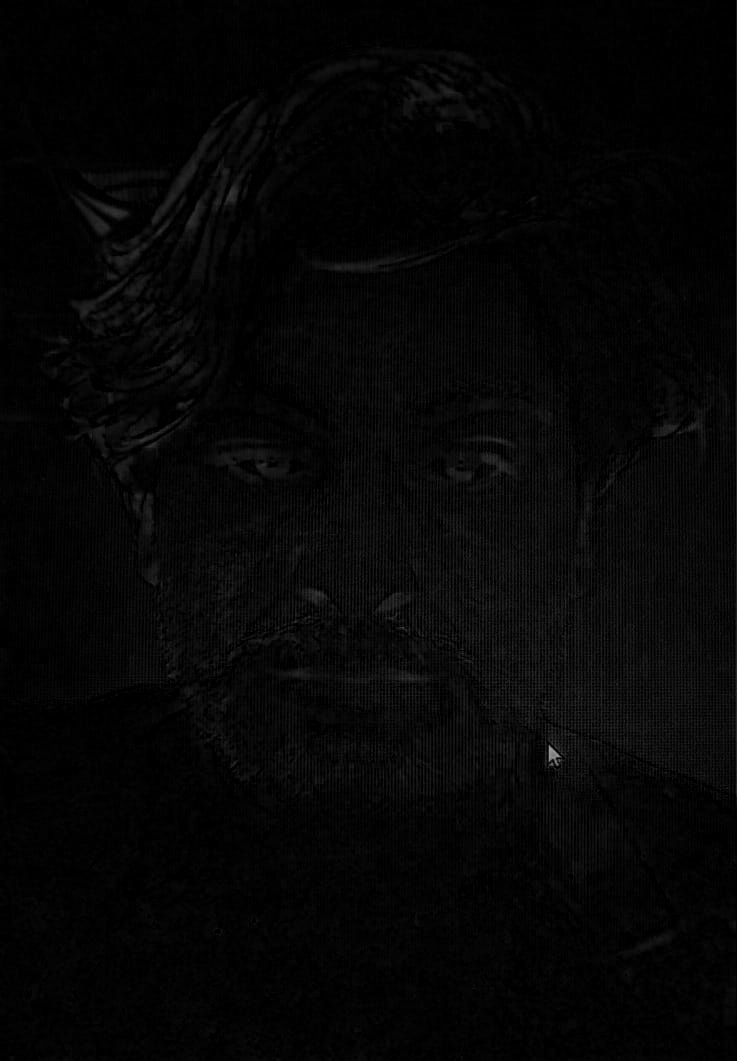
#> input picture Morphological-Image-Enhancement/black-tophat-Fake11.jpg, 737 x 1061 px
$ python pad_testing.py Morphological-Image-Enhancement/black-tophat-Fake11.jpg   (older library calls are emulated)
#> lines starting #> are read from the running program, lines starting #| are printed output that depends on the picture
import cv2
import numpy as np
import matplotlib.pyplot as plt
import sys
import os
from scipy.stats import kurtosis, skew

def get_robust_pad_verdict(image_path):
    img_bgr = cv2.imread(image_path)
#> img_bgr is the input picture: shape (1061, 737, 3); min 0, max 161, mean 5.7
    if img_bgr is None:
        print("Error: Image not found.")
        return

    # 1. IMAGE PREPARATION
    img_rgb = cv2.cvtColor(img_bgr, cv2.COLOR_BGR2RGB)
    gray = cv2.cvtColor(img_bgr, cv2.COLOR_BGR2GRAY).astype(np.float32) / 255.0
    h, w = gray.shape

    # 2. FEATURE A: NOISE RESIDUAL ANALYSIS (Section 5.4)
    # We use a 3x3 median filter to estimate the "clean" image and subtract it.
    # The 'residual' should be random for real skin and structured for screens.
    smooth = cv2.medianBlur((gray * 255).astype(np.uint8), 3).astype(np.float32) / 255.0
    residual = gray - smooth
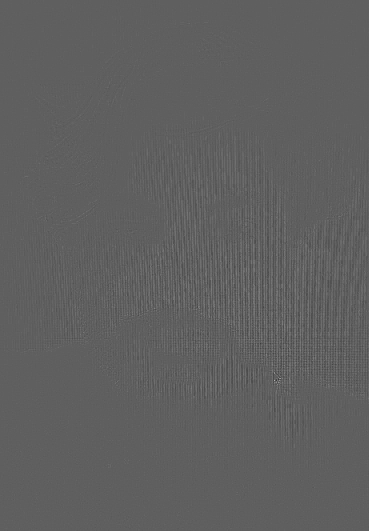
#> residual: shape (1061, 737) float32 (shown at 1/2 size); min -0.157, max 0.263, mean 0.000756; drawn with min black and max white

    # Calculate Residual Variance (Screens have high 'structured' variance)
    res_var = np.var(residual)
#> res_var = 0.000165
    res_kurt = kurtosis(residual.flatten())
#> res_kurt = 10.17

    # 3. FEATURE B: MOIRÉ FREQUENCY SEARCH (Chapter 4)
    f = np.fft.fft2(gray)
    fshift = np.fft.fftshift(f)
    mag = np.abs(fshift)
    # Mask out the DC (center) and the low frequencies (natural content)
    cy, cx = h // 2, w // 2
    mag[cy-20:cy+20, cx-20:cx+20] = 0
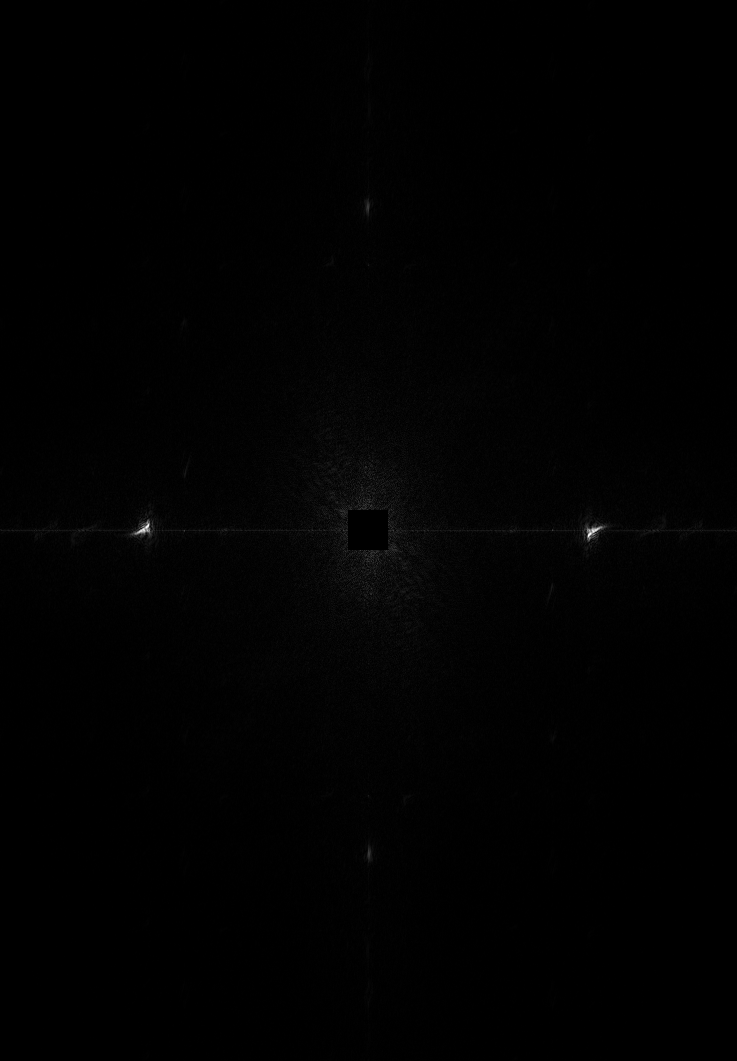
#> mag: shape (1061, 737) float64; min 0, max 1025.4, mean 7.4; drawn with min black and max white
    freq_max = np.max(mag)
#> freq_max = 1025.4
    freq_mean = np.mean(mag)
#> freq_mean = 7.42
    moire_index = freq_max / (freq_mean + 1e-6)
#> moire_index = 138.1

    # 4. FEATURE C: GRADIENT POLARITY (Chapter 10)
    # Real skin has soft, multidirectional gradients.
    # Screens have sharp, 1D/2D grid-aligned gradients.
    gx = cv2.Sobel(gray, cv2.CV_32F, 1, 0, ksize=3)
    gy = cv2.Sobel(gray, cv2.CV_32F, 0, 1, ksize=3)
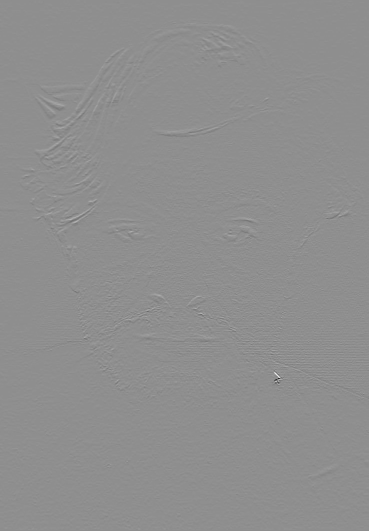
#> gy: shape (1061, 737) float32 (shown at 1/2 size); min -2.07, max 1.62, mean 7.38e-05; drawn with min black and max white
    _, ang = cv2.cartToPolar(gx, gy)
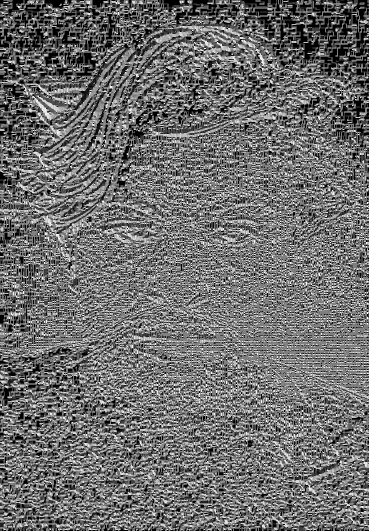
#> ang: shape (1061, 737) float32 (shown at 1/2 size); min 0, max 6.28, mean 2.73; drawn with min black and max white
    # Standard deviation of angles: Real = High (Random), Spoof = Low (Aligned)
    angle_std = np.std(ang)
#> angle_std = 2

    # --- ROBUST SCORING LOGIC ---
    # These thresholds are adjusted for normalized float32 images.
    scores = {
        "Residual_Noise": 1 if res_var > 0.0005 else 0,   # High noise = Spoof
        "Frequency_Peak": 1 if moire_index > 250 else 0, # High peak = Moiré
        "Gradient_Alignment": 1 if angle_std < 1.4 else 0 # Low std = Grid Alignment
    }
#> scores = {'Residual_Noise': 0, 'Frequency_Peak': 0, 'Gradient_Alignment': 0}

    total_score = sum(scores.values())
#> total_score = 0

    # FINAL VERDICT
    if total_score >= 2:
        verdict = "SPOOF DETECTED"
    elif total_score == 1:
        verdict = "SUSPICIOUS / UNCERTAIN"
    else:
        verdict = "LIVE / GENUINE"

    # --- OUTPUT ---
    print(f"\n===== ROBUST PAD ANALYSIS: {os.path.basename(image_path)} =====")
    for k, v in scores.items():
        status = "FLAGGED" if v == 1 else "OK"
        print(f"{k:20}: {status}")
#> this loop made 3 passes
#> k on passes 1 to 3: 'Residual_Noise', 'Frequency_Peak', 'Gradient_Alignment'
#> (printed output is left out)
    print(f"Angle Std: {angle_std:.4f} | Moire Index: {moire_index:.2f}")
#| Angle Std: 1.9956 | Moire Index: 138.15
    print(f"VERDICT: {verdict}")
    print("="*50)

    # VISUALIZATION
    plt.figure(figsize=(15, 5))
    plt.subplot(131), plt.imshow(img_rgb), plt.title("Original")
    plt.subplot(132), plt.imshow(np.abs(residual), cmap='hot'), plt.title("Noise Residual (Structured?)")
    plt.subplot(133), plt.imshow(ang, cmap='hsv'), plt.title("Gradient Directions")
    plt.tight_layout()
    plt.show()
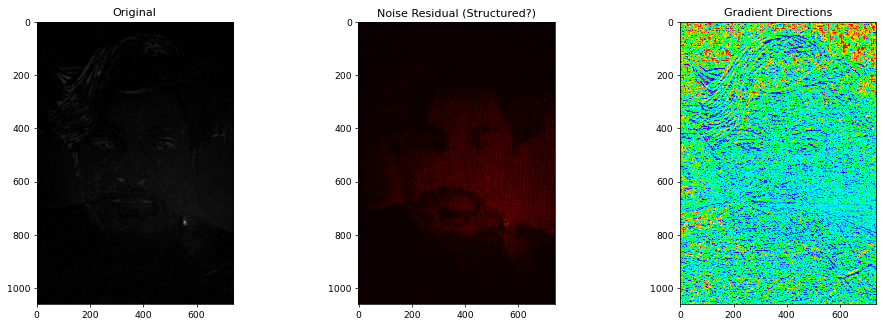
#> figure drawn by matplotlib, 3 panels

if __name__ == "__main__":
    if len(sys.argv) > 1:
        get_robust_pad_verdict(sys.argv[1])
    else:
        print("Usage: python PAD.py image.jpg")

$ run again, on Morphological-Image-Enhancement/black-tophat-Fake14.jpg
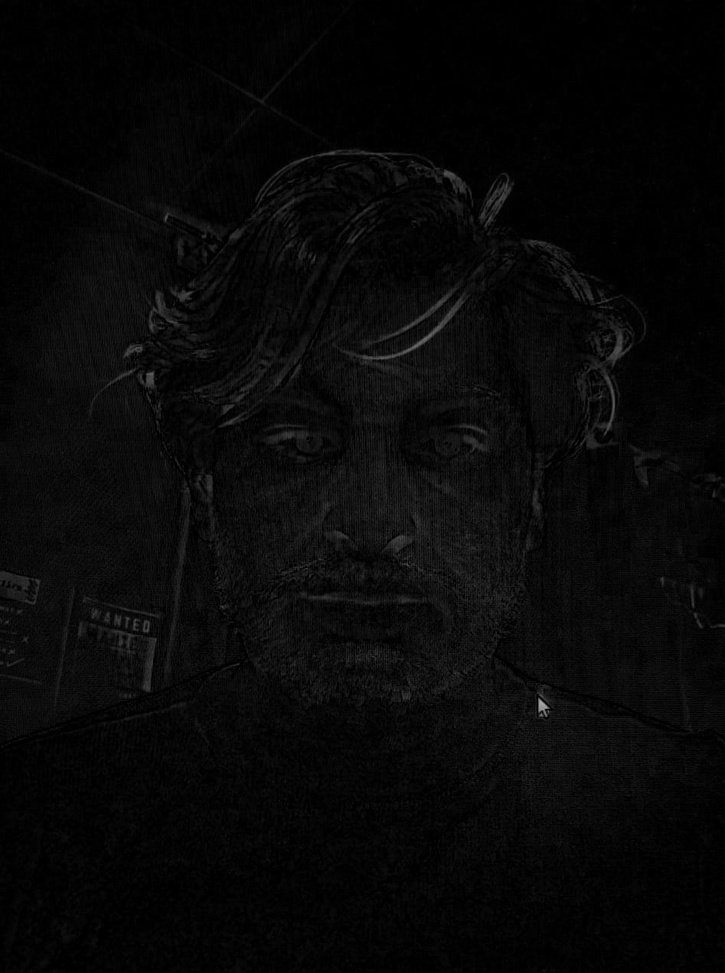
#> input picture Morphological-Image-Enhancement/black-tophat-Fake14.jpg, 725 x 973 px, shrunk from 947 x 1270 before the run
#> in get_robust_pad_verdict, img_bgr is the input picture: shape (973, 725, 3); min 0, max 170, mean 8
#> res_var = 0.000132
#> res_kurt = 9.13
#> freq_max = 344.8
#> freq_mean = 10.73
#> moire_index = 32.14
#> in get_robust_pad_verdict, `_, ang = cv2.cartToPolar(gx, gy)`:
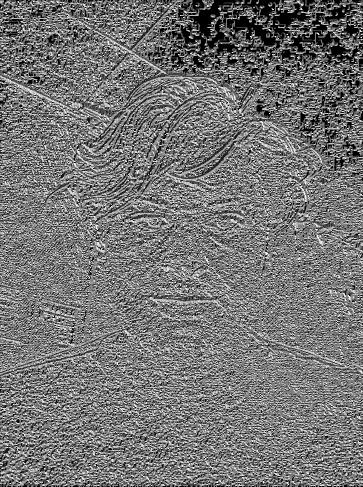
#> ang: shape (973, 725) float32 (shown at 1/2 size); min 0, max 6.28, mean 2.89; drawn with min black and max white
#> angle_std = 1.91
#> scores = {'Residual_Noise': 0, 'Frequency_Peak': 0, 'Gradient_Alignment': 0}
#> total_score = 0
#> the loop in get_robust_pad_verdict, `for k, v in scores.items():` made 3 passes
#> k on passes 1 to 3: 'Residual_Noise', 'Frequency_Peak', 'Gradient_Alignment'
#> (printed output is left out)
#| Angle Std: 1.9115 | Moire Index: 32.14
#> in get_robust_pad_verdict, `plt.show()`:
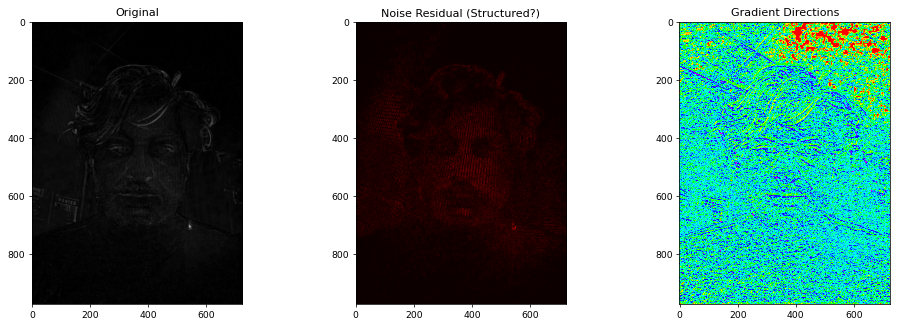
#> figure drawn by matplotlib, 3 panels

$ run again, on Morphological-Image-Enhancement/black-tophat-Fake16.jpg
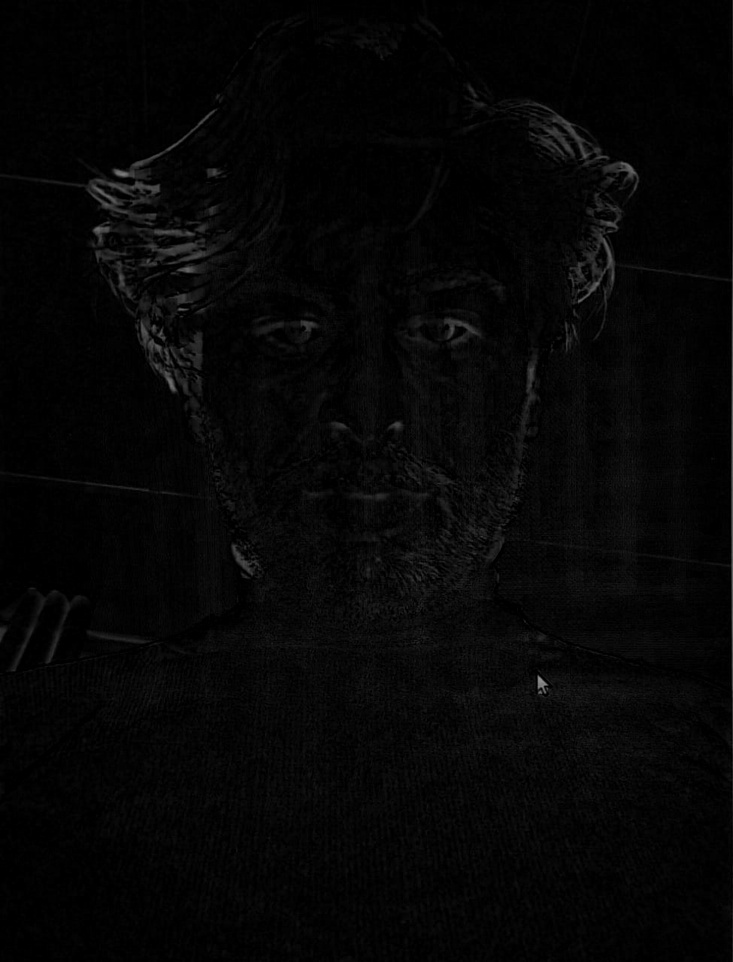
#> input picture Morphological-Image-Enhancement/black-tophat-Fake16.jpg, 733 x 962 px, shrunk from 975 x 1280 before the run
#> in get_robust_pad_verdict, img_bgr is the input picture: shape (962, 733, 3); min 0, max 150, mean 5.7
#> res_var = 5.47e-05
#> res_kurt = 20.36
#> freq_max = 396.4
#> freq_mean = 9.7
#> moire_index = 40.87
#> in get_robust_pad_verdict, `_, ang = cv2.cartToPolar(gx, gy)`:
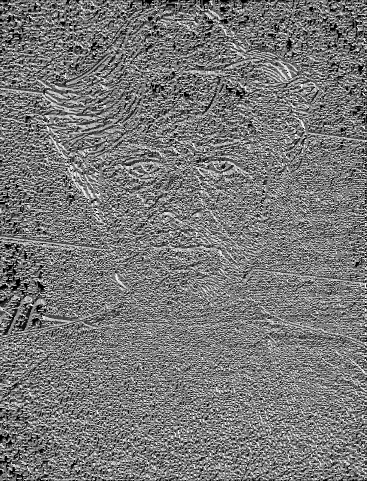
#> ang: shape (962, 733) float32 (shown at 1/2 size); min 0, max 6.28, mean 2.97; drawn with min black and max white
#> angle_std = 1.88
#> scores = {'Residual_Noise': 0, 'Frequency_Peak': 0, 'Gradient_Alignment': 0}
#> total_score = 0
#> the loop in get_robust_pad_verdict, `for k, v in scores.items():` made 3 passes
#> k on passes 1 to 3: 'Residual_Noise', 'Frequency_Peak', 'Gradient_Alignment'
#> (printed output is left out)
#| Angle Std: 1.8774 | Moire Index: 40.87
#> in get_robust_pad_verdict, `plt.show()`:
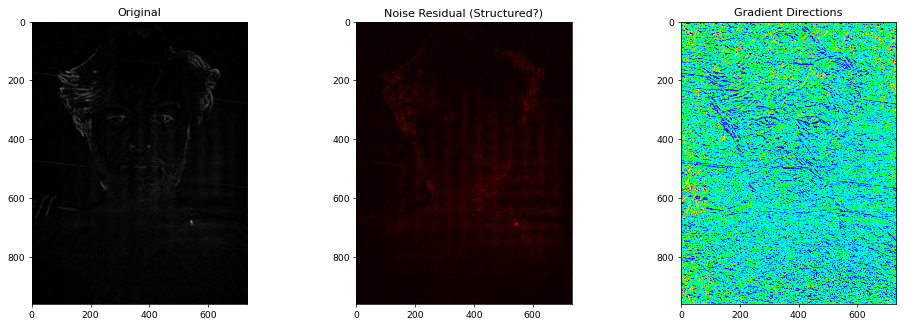
#> figure drawn by matplotlib, 3 panels
